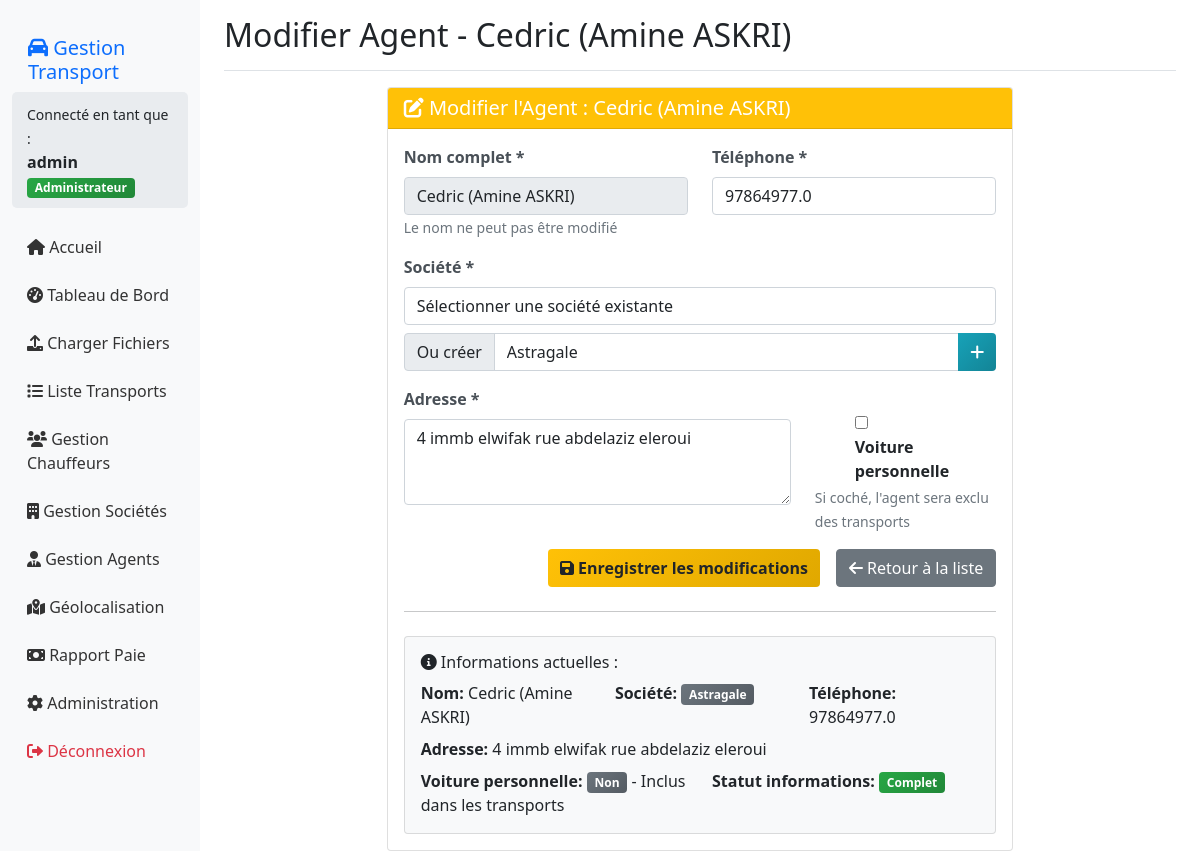
The app's page /agents/modifier/32/ (signed in) with its own data.
### gestion/models.py (models this page shows, shortened)
class Agent(models.Model):
    nom = models.CharField(max_length=200, unique=True)
    adresse = models.TextField()
    telephone = models.CharField(max_length=20)
    societe = models.ForeignKey(Societe, on_delete=models.SET_NULL, null=True, blank=True, verbose_name="Société")
    societe_texte = models.CharField(max_length=100, blank=True, null=True)
    voiture_personnelle = models.BooleanField(default=False)
    latitude = models.FloatField(null=True, blank=True, verbose_name="Latitude")
    longitude = models.FloatField(null=True, blank=True, verbose_name="Longitude")
    adresse_geocodee = models.TextField(blank=True, null=True, verbose_name="Adresse géocodée")
    derniere_geolocalisation = models.DateTimeField(null=True, blank=True)
    created_at = models.DateTimeField(default=timezone.now)
    date_correction_coords = models.DateTimeField(
        null=True,
        blank=True,
        verbose_name="Date de correction des coordonnées"
    )
    corrige_manuellement = models.BooleanField(
        default=False,
        verbose_name="Coordonnées corrigées manuellement"
    )
    notes_correction = models.TextField(
        blank=True,
        null=True,
        verbose_name="Notes sur la correction"
    )
    class Meta:
        verbose_name = "Agent"
        verbose_name_plural = "Agents"
        ordering = ['nom']
    def est_complet(self):
        adresse_incomplete = self.adresse in ['Adresse à compléter', 'Adresse non renseignee', '']
        telephone_incomplete = self.telephone in ['00000000', 'Telephone non renseigne', '']
        societe_incomplete = not self.societe and not self.societe_texte
        return not (adresse_incomplete or telephone_incomplete or societe_incomplete)

### gestion/views.py (the view)
# urls.py: path('agents/modifier/<int:id>/', views.modifier_agent, name='modifier_agent'),
@login_required
def modifier_agent(request, id):
    agent = get_object_or_404(Agent, id=id)
    societes_list = Societe.objects.all().order_by('nom')
    if request.method == 'POST':
        form = AgentModificationForm(request.POST, instance=agent)
        if form.is_valid():
            agent = form.save(commit=False)
            societe_select = form.cleaned_data.get('societe_select')
            societe_texte = form.cleaned_data.get('societe_texte')
            if societe_select:
                agent.societe = societe_select
                agent.societe_texte = None
            elif societe_texte:
                societe_existante = Societe.objects.filter(nom__iexact=societe_texte).first()
                if societe_existante:
                    agent.societe = societe_existante
                    agent.societe_texte = None
                else:
                    agent.societe = None
                    agent.societe_texte = societe_texte
            else:
                agent.societe = None
                agent.societe_texte = None
            agent.save()
            messages.success(request, f'Agent {agent.nom} modifié avec succès')
            return redirect('agents')
        else:
            messages.error(request, 'Erreur dans le formulaire')
    else:
        form = AgentModificationForm(instance=agent)
    context = {
        'form': form,
        'agent': agent,
        'societes_list': societes_list,  # AJOUTÉ
    }
    return render(request, 'gestion/modifier_agent.html', context)

### templates/gestion/modifier_agent.html (shortened to what this page needs)
{% extends 'gestion/base.html' %}
{% block page_title %}Modifier Agent - {{ agent.nom }}{% endblock %}
{% block content %}
<div class="row">
    <div class="col-md-8 mx-auto">
        <div class="card">
            <div class="card-header bg-warning text-white">
                <h5 class="card-title mb-0">
                    <i class="fas fa-edit"></i> Modifier l'Agent : {{ agent.nom }}
                </h5>
            </div>
            <div class="card-body">
                <form method="post" id="form-modifier-agent">
                    <div class="row">
                        <div class="col-md-6">
                            <div class="mb-3">
                                <label class="form-label fw-bold">Nom complet *</label>
                                {{ form.nom }}
                                <small class="form-text text-muted">Le nom ne peut pas être modifié</small>
                            </div>
                        </div>
                        <div class="col-md-6">
                            <div class="mb-3">
                                <label class="form-label fw-bold">Téléphone *</label>
                                {{ form.telephone }}
                            </div>
                        </div>
                    </div>
                    <div class="row">
                        <div class="col-md-12">
                            <div class="mb-3">
                                <label class="form-label fw-bold">Société *</label>
                                <div class="mb-2">
                                    <select id="id_societe_select" name="societe_select" class="form-control">
                                        <option value="">Sélectionner une société existante</option>
                                    </select>
                                </div>
                                <div class="input-group mb-3">
                                    <span class="input-group-text">Ou créer</span>
                                    <input type="text" id="id_societe_texte" name="societe_texte"
                                           class="form-control"
                                           placeholder="Nouvelle société"
                                           value="{% if not agent.societe and agent.societe_texte %}{{ agent.societe_texte }}{% endif %}"
                                           {% if agent.societe %}disabled{% endif %}>
                                    <button type="button" class="btn btn-info" onclick="ajouterSocieteRapide()">
                                        <i class="fas fa-plus"></i>
                                    </button>
                                </div>
                            </div>
                        </div>
                    </div>
                    <div class="row">
                        <div class="col-md-8">
                            <div class="mb-3">
                                <label class="form-label fw-bold">Adresse *</label>
                                {{ form.adresse }}
                            </div>
                        </div>
                        <div class="col-md-4">
                            <div class="mb-3">
                                <div class="form-check form-switch mt-4">
                                    {{ form.voiture_personnelle }}
                                    <label class="form-check-label fw-bold" for="{{ form.voiture_personnelle.id_for_label }}">
                                        Voiture personnelle
                                    </label>
                                </div>
                                <small class="form-text text-muted">
                                    Si coché, l'agent sera exclu des transports
                                </small>
                            </div>
                        </div>
                    </div>
                    <div class="d-grid gap-2 d-md-flex justify-content-md-end">
                        <button type="submit" class="btn btn-warning me-md-2">
                            <i class="fas fa-save"></i> Enregistrer les modifications
                        </button>
                        <a href="{% url 'agents' %}" class="btn btn-secondary">
                            <i class="fas fa-arrow-left"></i> Retour à la liste
                        </a>
                    </div>
                </form>
                <hr class="my-4">
                <div class="row">
                    <div class="col-12">
                        <div class="card bg-light">
                            <div class="card-body">
                                <h6><i class="fas fa-info-circle"></i> Informations actuelles :</h6>
                                <div class="row">
                                    <div class="col-md-4">
                                        <strong>Nom:</strong> {{ agent.nom }}
                                    </div>
                                    <div class="col-md-4">
                                        <strong>Société:</strong>
                                        {% if agent.societe %}
                                            <span class="badge bg-info">{{ agent.societe.nom }}</span>
                                        {% elif agent.societe_texte %}
                                            <span class="badge bg-secondary">{{ agent.societe_texte }}</span>
                                        {% else %}
                                            <span class="badge bg-danger">Non spécifié</span>
                                        {% endif %}
                                    </div>
                                    <div class="col-md-4">
                                        <strong>Téléphone:</strong> {{ agent.telephone }}
                                    </div>
                                </div>
                                <div class="row mt-2">
                                    <div class="col-md-12">
                                        <strong>Adresse:</strong> {{ agent.adresse }}
                                    </div>
                                </div>
                                <div class="row mt-2">
                                    <div class="col-md-6">
                                        <strong>Voiture personnelle:</strong>
                                        {% if agent.voiture_personnelle %}
                                            <span class="badge bg-success">Oui</span> - Exclu des transports
                                        {% else %}
                                            <span class="badge bg-secondary">Non</span> - Inclus dans les transports
                                        {% endif %}
                                    </div>
                                    <div class="col-md-6">
                                        <strong>Statut informations:</strong>
                                        {% if agent.est_complet %}
                                            <span class="badge bg-success">Complet</span>
                                        {% else %}
                                            <span class="badge bg-warning">Incomplet</span>
                                        {% endif %}
                                    </div>
                                </div>
                            </div>
                        </div>
                    </div>
                </div>
            </div>
        </div>
    </div>
</div>
{% endblock %}

### templates/gestion/base.html (shortened to what this page needs)
<!DOCTYPE html>
<html lang="fr">
<head>
    <link href="https://cdn.jsdelivr.net/npm/bootstrap@5.1.3/dist/css/bootstrap.min.css" rel="stylesheet">
    <link href="https://cdnjs.cloudflare.com/ajax/libs/font-awesome/6.0.0/css/all.min.css" rel="stylesheet">
</head>
<body>
    <div class="container-fluid">
        <div class="row">
            <nav class="col-md-3 col-lg-2 d-md-block sidebar">
                <div class="position-sticky pt-3">
                    <h5 class="px-3 text-primary"><i class="fas fa-car"></i> Gestion Transport</h5>
                    <div class="user-info">
                        <small>Connecté en tant que :</small><br>
                        <strong>{{ user.username }}</strong>
                        {% if user.is_staff %}
                        <span class="badge bg-success">Administrateur</span>
                        {% else %}
                        <span class="badge bg-info">Utilisateur</span>
                        {% endif %}
                    </div>
                    <ul class="nav flex-column">
                        <li class="nav-item">
                            <a class="nav-link" href="{% url 'index' %}">
                                <i class="fas fa-home"></i> Accueil
                            </a>
                        </li>
                        <li class="nav-item">
                            <a class="nav-link" href="{% url 'tableau_de_bord' %}">
                                <i class="fas fa-tachometer-alt"></i> Tableau de Bord
                            </a>
                        </li>
                        <li class="nav-item">
                            <a class="nav-link" href="{% url 'upload' %}">
                                <i class="fas fa-upload"></i> Charger Fichiers
                            </a>
                        </li>
                        <li class="nav-item">
                            <a class="nav-link" href="{% url 'liste_transports' %}">
                                <i class="fas fa-list"></i> Liste Transports
                            </a>
                        </li>
                        <li class="nav-item">
                            <a class="nav-link" href="{% url 'chauffeurs' %}">
                                <i class="fas fa-users"></i> Gestion Chauffeurs
                            </a>
                        </li>
                        <li class="nav-item">
                            <a class="nav-link" href="{% url 'societes' %}">
                                <i class="fas fa-building"></i> Gestion Sociétés
                            </a>
                        </li>
                        <li class="nav-item">
                            <a class="nav-link" href="{% url 'agents' %}">
                                <i class="fas fa-user-tie"></i> Gestion Agents
                            </a>
                        </li>
                        <li class="nav-item">
                            <a class="nav-link" href="{% url 'carte' %}">
                                <i class="fas fa-map-marked-alt"></i> Géolocalisation
                            </a>
                        </li>
                        {% if user.is_staff %}
                        <li class="nav-item">
                            <a class="nav-link" href="{% url 'paie' %}">
                                <i class="fas fa-money-bill"></i> Rapport Paie
                            </a>
                        </li>
                        <li class="nav-item">
                            <a class="nav-link" href="/admin/" target="_blank">
                                <i class="fas fa-cog"></i> Administration
                            </a>
                        </li>
                        {% endif %}
                        <li class="nav-item">
                            <a class="nav-link text-danger" href="{% url 'logout' %}">
                                <i class="fas fa-sign-out-alt"></i> Déconnexion
                            </a>
                        </li>
                    </ul>
                </div>
            </nav>
            <main class="col-md-9 ms-sm-auto col-lg-10 px-md-4 main-content">
                <div class="d-flex justify-content-between flex-wrap flex-md-nowrap align-items-center pt-3 pb-2 mb-3 border-bottom">
                    <h2 class="text-dark">{% block page_title %}Systeme de Gestion de Transport{% endblock %}</h2>
                </div>
                {% block content %}{% endblock %}
            </main>
        </div>
    </div>
</body>
</html>

### templates/gestion/base.html (style rules this page uses)
.sidebar { background-color: #f8f9fa; min-height: 100vh; padding-top: 20px; }
.sidebar .nav-link { color: #333; padding: 10px 15px; margin: 2px 0; }
.user-info { background: #e9ecef; padding: 10px 15px; border-radius: 5px; margin-bottom: 15px; }
.form-check-label { cursor: pointer; }

### templates/gestion/modifier_agent.html (style rules this page uses)
.form-label.fw-bold { color: #495057; margin-bottom: 0.5rem; }
.badge.bg-secondary { background: linear-gradient(135deg, #6c757d, #545b62) !important; color: white !important; font-weight: 600; }
.badge.bg-success { background: linear-gradient(135deg, #28a745, #218838) !important; color: white !important; font-weight: 600; }
.btn-info { background: linear-gradient(135deg, #17a2b8, #138496); border: none; color: white; font-weight: 600; }
.card { animation: fadeIn 0.5s ease; }
.btn-warning { background: linear-gradient(135deg, #ffc107, #e0a800); border: none; color: #212529; font-weight: 600; }

### records on screen
Agent: nom "Cedric (Amine ASKRI)", telephone "97864977.0", societe_texte "Astragale", adresse "4 immb elwifak rue abdelaziz eleroui"

### other values on screen
{{ user.username }} "admin"
